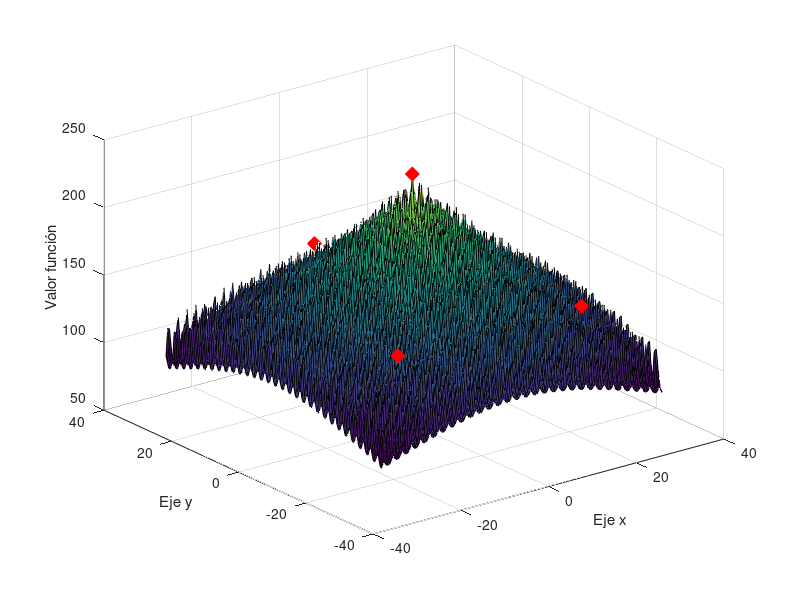

MATLAB code to generate this figure:
%% Variables de holguras 

z = @(x) 200*exp(-0.02.*sqrt(x(1).^2+x(2).^2)) + ...
    5*exp(cos(3*x(1))+sin(3*x(2)));

z2 = @(x,y) 200*exp(-0.02.*sqrt(x.^2+y.^2)) + ...
    5*exp(cos(3*x)+sin(3*y));
% For case a)

x1 = -32:32;
x2 = -32:32;

[X,Y] = meshgrid(x1,x2);


surf(X, Y, z2(X,Y))
hold on
plot3(-32, 30.97, 83.65, "dr", "MarkerSize", 10, "MarkerFaceColor", "r")
plot3(32, 30.97, 83.65, "dr", "MarkerSize", 10, "MarkerFaceColor", "r")
plot3(3.17, -32, 105.81, "dr", "MarkerSize", 10, "MarkerFaceColor", "r")
plot3(-32, -29.92, 84.9, "dr", "MarkerSize", 10, "MarkerFaceColor", "r")
plot3(32, -29.92, 84.9, "dr", "MarkerSize", 10, "MarkerFaceColor", "r")
xlabel("Eje x")
ylabel("Eje y")
zlabel("Valor función")
hold off
%% For case b)

x1 = 15:30;
x2 = 15:30;

x0 = [0, 0];
%x0 = [-30, 30];
%x0 = [30, 30];
%x0 = [-30, -30];
%x0 = [30, -30];
[x_sal, fval, flag] = fmincon(z, x0, [], [], [], [], [-32 -32], [32 32]);

fprintf("Vector salida %f \n", x_sal)
fprintf("funcion objetivo %f \n", fval)


%% Caso maximización
x1 = -32:0.4:32;
x2 = -32:0.4:32;

[X,Y] = meshgrid(x1,x2);

x0 = [0, 0];
%x0 = [-30, 30];
%x0 = [30, 30];
%x0 = [-30, -30];
%x0 = [30, -30];
z_max = @(x) -200*exp(-0.02.*sqrt(x(1).^2+x(2).^2)) - ...
    5*exp(cos(3*x(1))+sin(3*x(2)));
[x_sal, fval, flag] = fmincon(z_max, x0, [], [], [], [], [-32 -32], [32 32]);
disp(fval)
disp(x_sal)
% Solo ploteo


surf(X, Y, z2(X,Y));

hold on
plot3(0, 0.5117, 234.88, "dr", "MarkerSize", 10, "MarkerFaceColor", "r")
plot3(-6.2, 21.5, 164.81, "dr", "MarkerSize", 10, "MarkerFaceColor", "r")
plot3(6.2, 21.46, 164.81, "dr", "MarkerSize", 10, "MarkerFaceColor", "r")
plot3(20.93, -22.51, 145.08, "dr", "MarkerSize", 10, "MarkerFaceColor", "r")
plot3(-20.93, -22.51, 145.08, "dr", "MarkerSize", 10, "MarkerFaceColor", "r")
xlabel("Eje x")
ylabel("Eje y")
zlabel("Valor función")
hold off




